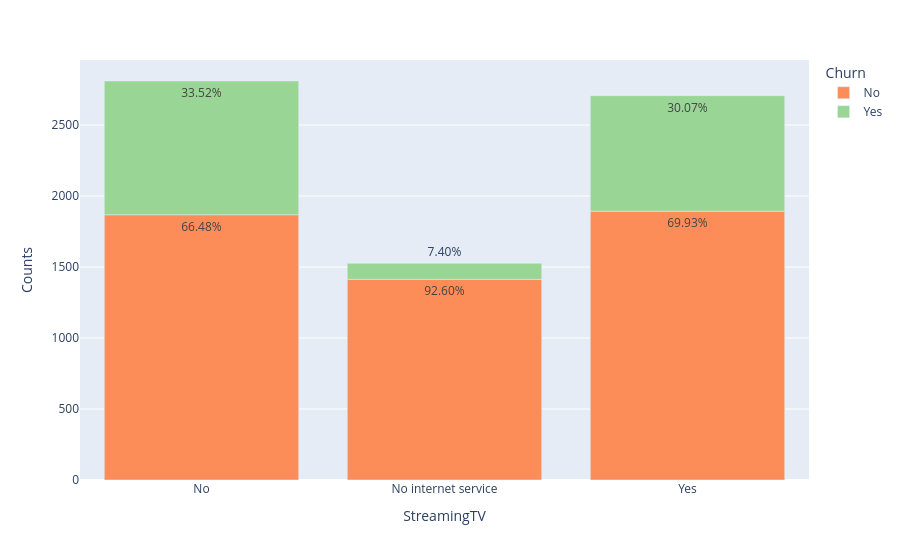

This figure's notebook cell:
### Code cell
# https://stackoverflow.com/a/65242391/11105356

df_g = df_churn.groupby(['StreamingTV', 'Churn']).size().reset_index()
df_g['percentage'] = df_churn.groupby(['StreamingTV', 'Churn']).size().groupby(level=0).apply(lambda x: 100 * x / float(x.sum())).values
df_g.columns = ['StreamingTV', 'Churn', 'Counts', 'Percentage']

fig = px.bar(df_g, x='StreamingTV', y='Counts', 
       color='Churn',
       color_discrete_map={
        'Yes': '#99D594',
        'No': '#FC8D59',
    }, 
    text=df_g['Percentage'].apply(lambda x: '{0:1.2f}%'.format(x)))

display(fig)
printmd("**Similar ratio between streamer vs non-streamer in churned users**")

### Figure 1 — Plotly figure (JSON) as saved in the notebook; plotly's stock layout.template omitted (floating-point values rounded to 4 significant figures)
{"data": [{"hovertemplate": "Churn=No<br>StreamingTV=%{x}<br>Counts=%{y}<br>text=%{text}<extra></extra>", "legendgroup": "No", "marker": {"color": "#FC8D59", "pattern": {"shape": ""}}, "name": "No", "orientation": "v", "showlegend": true, "text": ["66.48%", "92.60%", "69.93%"], "textposition": "auto", "type": "bar", "x": ["No", "No internet service", "Yes"], "xaxis": "x", "y": [1868, 1413, 1893], "yaxis": "y"}, {"hovertemplate": "Churn=Yes<br>StreamingTV=%{x}<br>Counts=%{y}<br>text=%{text}<extra></extra>", "legendgroup": "Yes", "marker": {"color": "#99D594", "pattern": {"shape": ""}}, "name": "Yes", "orientation": "v", "showlegend": true, "text": ["33.52%", "7.40%", "30.07%"], "textposition": "auto", "type": "bar", "x": ["No", "No internet service", "Yes"], "xaxis": "x", "y": [942, 113, 814], "yaxis": "y"}], "layout": {"barmode": "relative", "legend": {"title": {"text": "Churn"}, "tracegroupgap": 0}, "margin": {"t": 60}, "xaxis": {"anchor": "y", "domain": [0, 1], "title": {"text": "StreamingTV"}}, "yaxis": {"anchor": "x", "domain": [0, 1], "title": {"text": "Counts"}}}}
